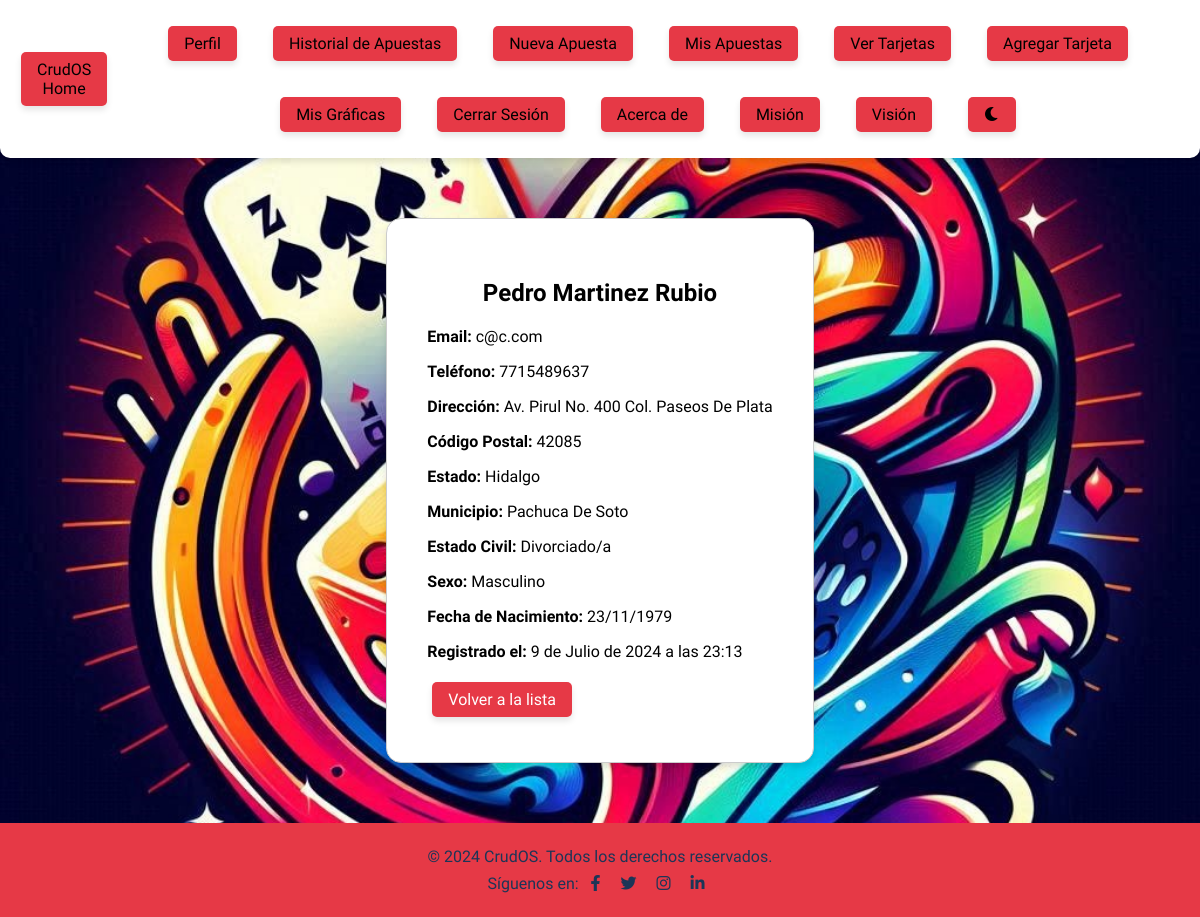
The app's page /clientes/cliente/5/ (signed in), older data.
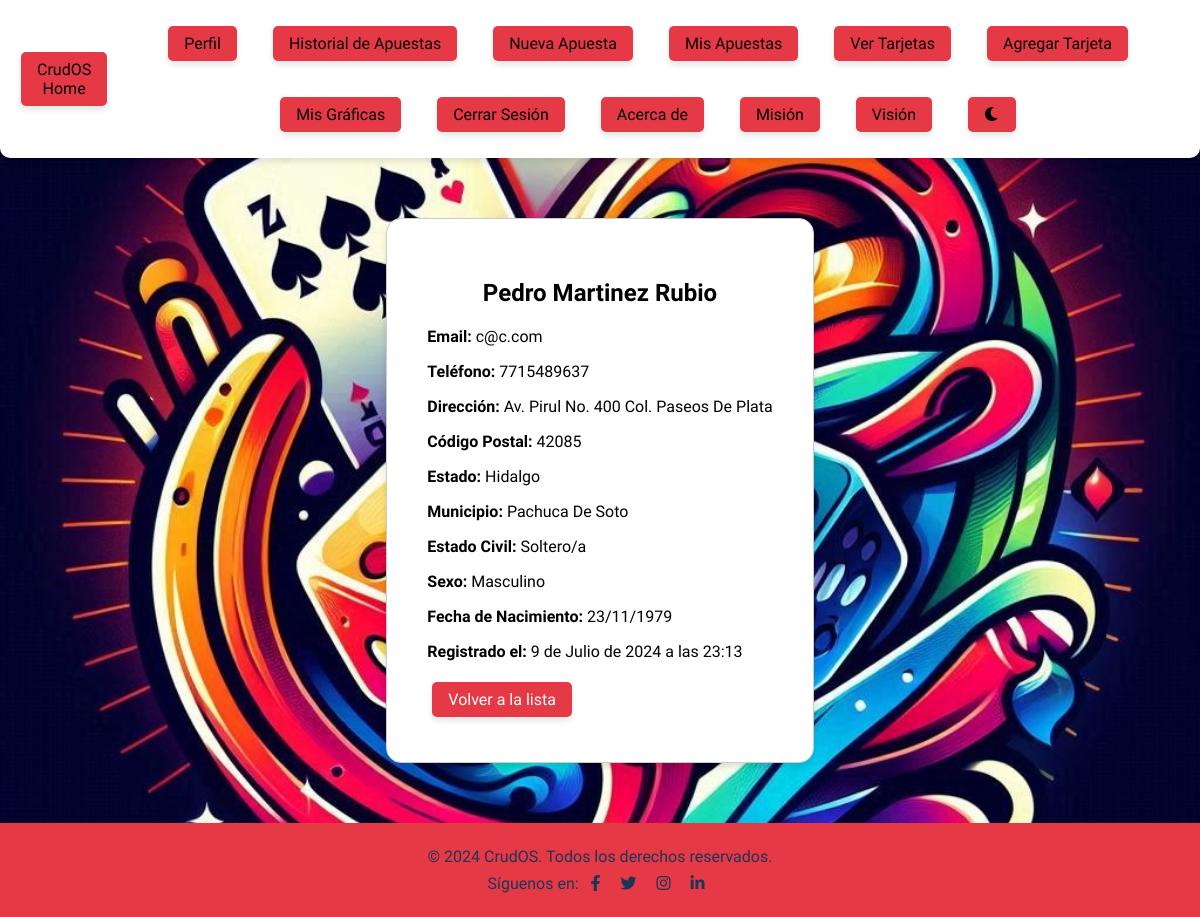
The same page, newer data.
### clientes/models.py (models this page shows, shortened)
class Cliente(models.Model):
    SEXO_CHOICES = [
        ('M', 'Masculino'),
        ('F', 'Femenino'),
        ('O', 'Otro'),
    ]
    ESTADO_CIVIL_CHOICES = [
        ('S', 'Soltero/a'),
        ('C', 'Casado/a'),
        ('D', 'Divorciado/a'),
        ('V', 'Viudo/a'),
    ]
    user = models.OneToOneField(User, on_delete=models.CASCADE)  # Relación uno a uno con el modelo User
    nombre = models.CharField(max_length=100)  # Nombre del cliente
    apellido_paterno = models.CharField(max_length=100, default='Apellido Paterno')  # Apellido paterno del cliente
    apellido_materno = models.CharField(max_length=100, default='Apellido Materno')  # Apellido materno del cliente
    direccion = models.CharField(max_length=255, default='Dirección desconocida')  # Dirección del cliente
    codigo_postal = models.CharField(max_length=10, default='00000')  # Código postal del cliente
    estado = models.CharField(max_length=100, default='Estado')  # Estado donde reside el cliente
    municipio = models.CharField(max_length=100, default='Municipio')  # Municipio donde reside el cliente
    estado_civil = models.CharField(max_length=1, choices=ESTADO_CIVIL_CHOICES, default='S')  # Estado civil del cliente
    sexo = models.CharField(max_length=1, choices=SEXO_CHOICES, default='M')  # Sexo del cliente
    dia_nacimiento = models.IntegerField(default=1)  # Día de nacimiento del cliente
    mes_nacimiento = models.IntegerField(default=1)  # Mes de nacimiento del cliente
    anio_nacimiento = models.IntegerField(default=2000)  # Año de nacimiento del cliente
    email = models.EmailField(unique=True)  # Email del cliente
    telefono = models.CharField(max_length=15, default='Sin teléfono', validators=[RegexValidator(regex=r'^\+?1?\d{9,15}$')])  # Teléfono del cliente
    fecha_registro = models.DateTimeField(auto_now_add=True)  # Fecha de registro del cliente
    class Meta:
        indexes = [
            models.Index(fields=['email']),
            models.Index(fields=['telefono']),
        ]

### clientes/views.py (the view)
# urls.py: path('cliente/<int:id>/', views.cliente_detail, name='cliente_detail'),  # Detalle de un cliente
@login_required
def cliente_detail(request, id):
    cliente = get_object_or_404(Cliente, id=id)
    if request.user.is_staff or cliente.user == request.user:
        return render(request, 'clientes/cliente_detail.html', {'cliente': cliente})
    else:
        return redirect('clientes_list')

### clientes/templates/clientes/cliente_detail.html (shortened to what this page needs)
{% extends 'clientes/base.html' %}
{% block content %}
<div class="form-container">
    <h2>{{ cliente.nombre }} {{ cliente.apellido_paterno }} {{ cliente.apellido_materno }}</h2>
    <p><strong>Email:</strong> {{ cliente.email }}</p>
    <p><strong>Teléfono:</strong> {{ cliente.telefono }}</p>
    <p><strong>Dirección:</strong> {{ cliente.direccion }}</p>
    <p><strong>Código Postal:</strong> {{ cliente.codigo_postal }}</p>
    <p><strong>Estado:</strong> {{ cliente.estado }}</p>
    <p><strong>Municipio:</strong> {{ cliente.municipio }}</p>
    <p><strong>Estado Civil:</strong> {{ cliente.get_estado_civil_display }}</p>
    <p><strong>Sexo:</strong> {{ cliente.get_sexo_display }}</p>
    <p><strong>Fecha de Nacimiento:</strong> {{ cliente.dia_nacimiento }}/{{ cliente.mes_nacimiento }}/{{ cliente.anio_nacimiento }}</p>
    <p><strong>Registrado el:</strong> {{ cliente.fecha_registro }}</p>
    <button class="nav-button" onclick="location.href='{% url 'clientes_list' %}'">Volver a la lista</button>
</div>
{% endblock %}

Row changes from the older to the newer data that the page shows:
changed Cliente "Pedro": estado_civil "Divorciado/a" → "Soltero/a"
